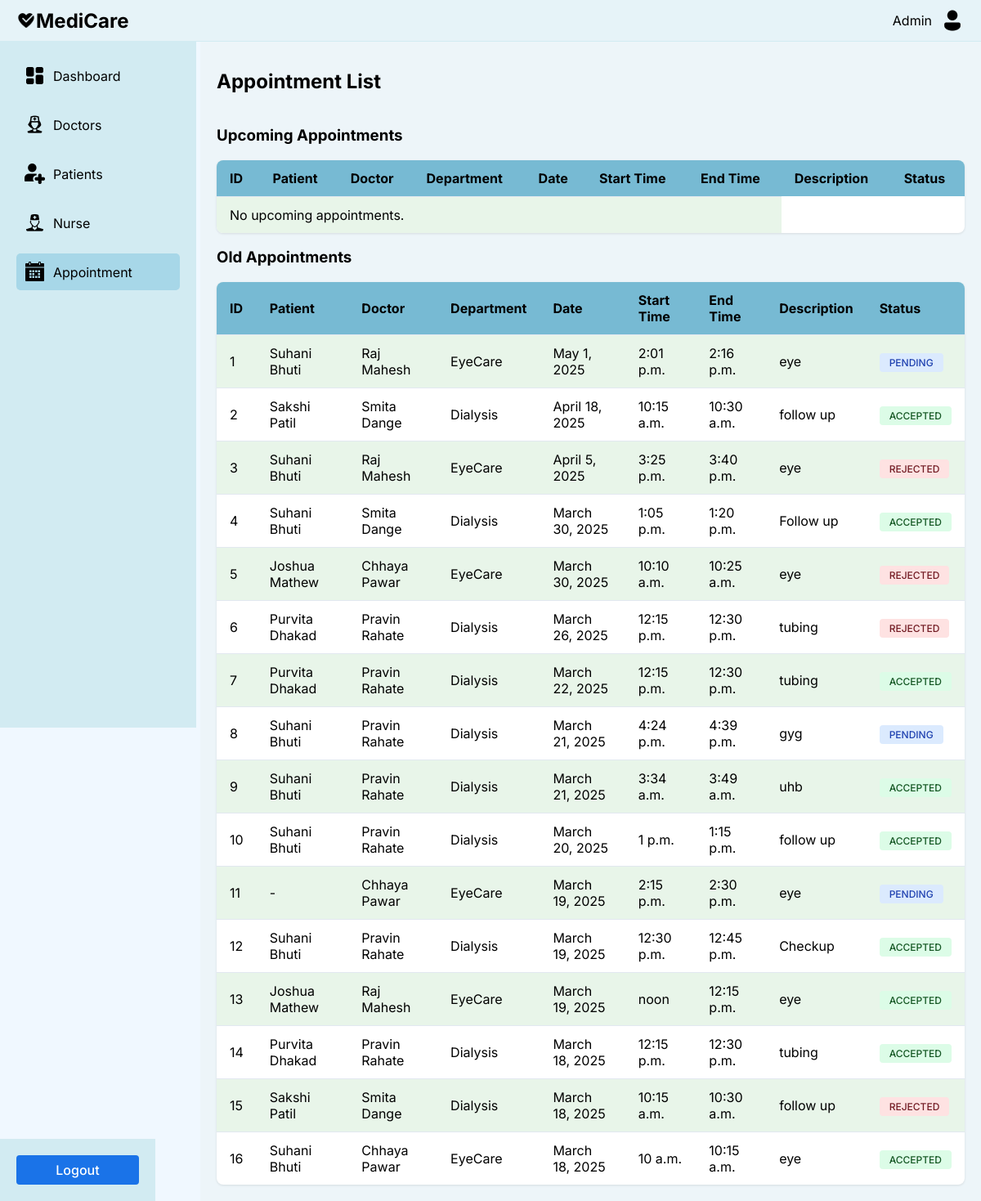
/accounts/ad_app/, run on an earlier commit of the app's database.
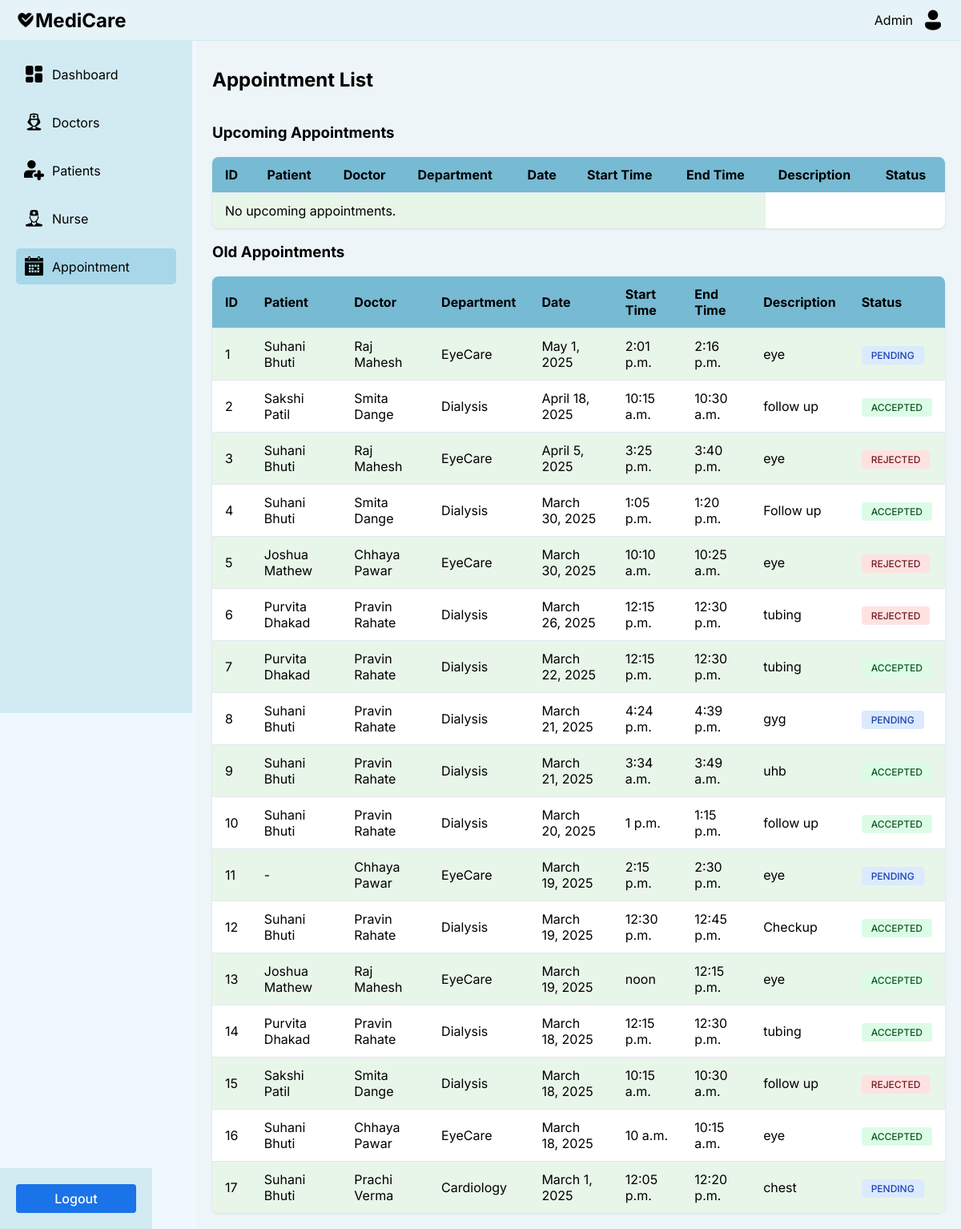
And on a later commit of the database.
### accounts/models.py (models this page shows, shortened)
class Appointment(models.Model):
    STATUS_CHOICES = [
        ('pending', 'Pending'),
        ('accepted', 'Accepted'),
        ('rejected', 'Rejected'),
    ]
    doctor = models.ForeignKey(StaffD, on_delete=models.CASCADE)
    patient = models.ForeignKey(User, on_delete=models.CASCADE)
    date = models.DateField()
    start_time = models.TimeField()
    end_time = models.TimeField()
    description = models.TextField()
    status = models.CharField(max_length=10, choices=STATUS_CHOICES, default='pending')
    class Meta:
        unique_together = ('doctor', 'date', 'start_time')

class User(AbstractUser):
    PATIENT = 'patient'
    DOCTOR = 'doctor'
    NURSE = 'nurse'
    ADMIN = 'admin'
    ROLE_CHOICES = [
        (PATIENT, 'Patient'),
        (DOCTOR, 'Doctor'),
        (NURSE, 'Nurse'),
        (ADMIN, 'Admin'),
    ]
    role = models.CharField(max_length=10, choices=ROLE_CHOICES, default=PATIENT)

class PatientReg(models.Model):
    user = models.OneToOneField(User, on_delete=models.CASCADE, related_name='patient_profile')
    full_name = models.CharField(max_length=100)
    date_of_birth = models.DateField()
    email = models.EmailField(null=True, blank=True)
    mobile_number = models.CharField(max_length=15)
    gender = models.CharField(max_length=10)
    age = models.PositiveIntegerField()
    blood_group = models.CharField(max_length=5)
    marital_status = models.CharField(max_length=10, choices=[('single', 'Single'), ('married', 'Married')])
    address = models.TextField()
    emergency_contact_name = models.CharField(max_length=100)
    emergency_contact_number = models.CharField(max_length=15)
    occupation = models.CharField(max_length=100)
    habits = models.CharField(max_length=50, blank=True)
    medical_history = models.TextField(null=False, default="None")
    disease = models.CharField(max_length=50, null=False, default="None")

class StaffD(models.Model):
    user = models.OneToOneField(User, on_delete=models.CASCADE, related_name='staff_profile', default=1)
    full_name = models.CharField(max_length=100)
    email = models.EmailField( null=True, blank=True)
    mobile_number = models.CharField(max_length=15)
    gender = models.CharField(max_length=10)
    age = models.PositiveIntegerField()
    department = models.CharField(max_length=50)
    sub_department = models.CharField(max_length=100, default='General')
    specialization = models.CharField(max_length=100)
    qualification = models.CharField(max_length=100)
    years_of_experience = models.CharField(max_length=10)

### accounts/views.py (the view)
# urls.py: path('ad_app/', views.ad_app, name='ad_app'),
def ad_app(request):
    current_time = timezone.now()
    upcoming_appointments = Appointment.objects.filter(
        date__gt=current_time.date()
    ).exclude(
        date=current_time.date(), start_time__lte=current_time.time()
    ).order_by('date', 'start_time')
    old_appointments = Appointment.objects.filter(
        date__lt=current_time.date()
    ).exclude(
        date=current_time.date(), start_time__gt=current_time.time()
    ).order_by('-date', '-start_time')
    context = {
        'upcoming_appointments': upcoming_appointments,
        'old_appointments': old_appointments,
    }
    return render(request, 'accounts/ad_app.html', context)

### accounts/context_processors.py (called while the page is built)
def media_url(request):
    return {
        'MEDIA_URL': settings.MEDIA_URL,
    }

### templates/accounts/ad_app.html (shortened to what the changed rows need)
<!DOCTYPE html>
<html lang="en">
<head>
</head>
<body>
    <div class="container">
        <div class="content">
            <div class="main-content">
                <div class="section-header">
                    <h2>Appointment List</h2>
                </div>
                <div class="table-container">
                    <table>
                        <thead>
                            <tr>
                                <th>ID</th>
                                <th>Patient</th>
                                <th>Doctor</th>
                                <th>Department</th>
                                <th>Date</th>
                                <th>Start Time</th>
                                <th>End Time</th>
                                <th>Description</th>
                                <th>Status</th>
                            </tr>
                        </thead>
                    </table>
                </div>
                <div class="table-container">
                    <table>
                        <thead>
                            <tr>
                                <th>ID</th>
                                <th>Patient</th>
                                <th>Doctor</th>
                                <th>Department</th>
                                <th>Date</th>
                                <th>Start Time</th>
                                <th>End Time</th>
                                <th>Description</th>
                                <th>Status</th>
                            </tr>
                        </thead>
                        <tbody>
                            {% for appointment in old_appointments %}
                            <tr>
                                <td>{{ forloop.counter }}</td>
                                <td>{{ appointment.patient.patient_profile.full_name }}</td>
                                <td>{{ appointment.doctor.full_name }}</td>
                                <td>{{ appointment.doctor.department }}</td>
                                <td>{{ appointment.date }}</td>
                                <td>{{ appointment.start_time }}</td>
                                <td>{{ appointment.end_time }}</td>
                                <td>{{ appointment.description }}</td>
                                <td>
                                    <span class="status-badge {% if appointment.status == 'accepted' %}status-accepted{% elif appointment.status == 'rejected' %}status-rejected{% else %}status-pending{% endif %}">
                                        {{ appointment.get_status_display }}
                                    </span>
                                </td>
                            </tr>
                            {% empty %}
                            <tr>
                                <td colspan="7">No old appointments.</td>
                            </tr>
                            {% endfor %}
                        </tbody>
                    </table>
                </div>
            </div>
        </div>
    </div>
</body>
</html>

What changed in the data, as far as the page shows it:
added Appointment: patient.patient_profile.full_name "Suhani Bhuti", doctor.full_name "Prachi Verma", doctor.department "Cardiology", date "March 1, 2025", start_time "12:05 p.m.", end_time "12:20 p.m.", description "chest", status "PENDING"
